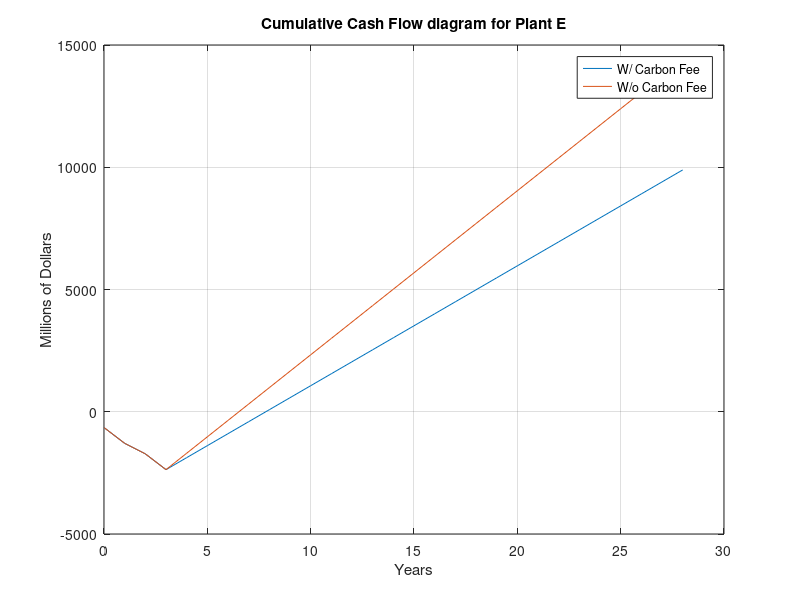
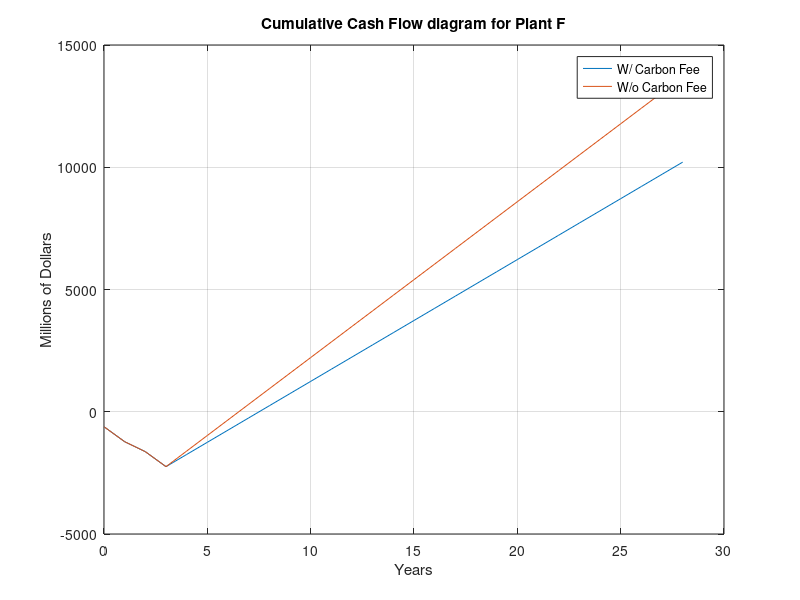
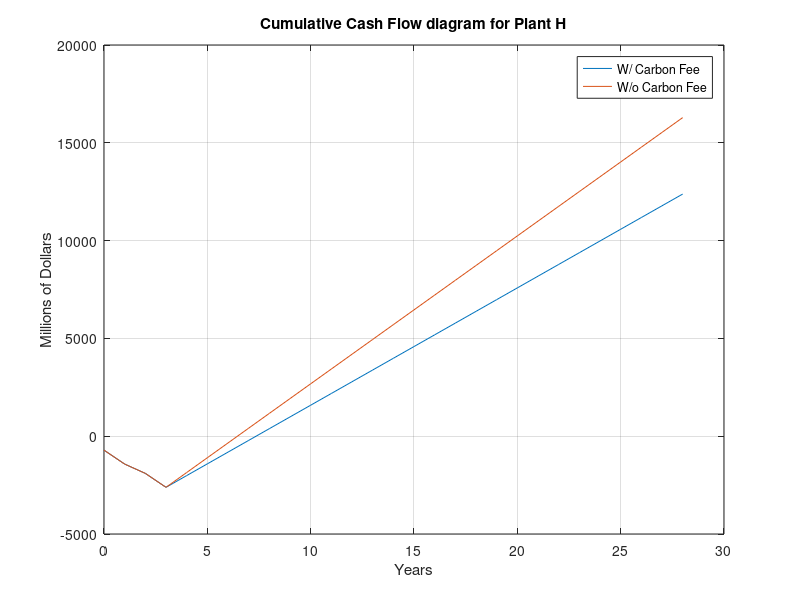
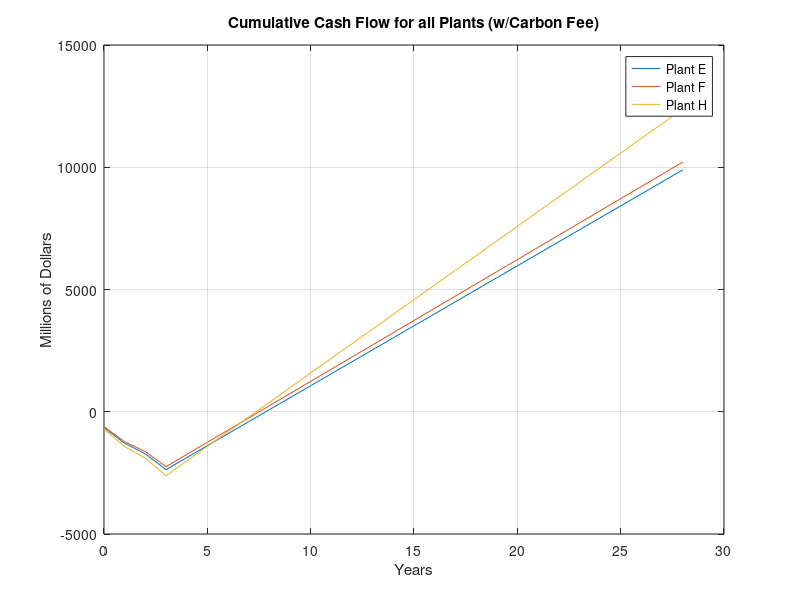

MATLAB code to generate these figures, in order:
% E Plant
clear

c = 1722; % [MW] E plant capacity
c_f = .53; % Capacity factor
PPA = .14; % [$/KWH] Power Purchase Agreement
eta = .53; % Thermal efficiency
fcc = 8.71; % [$/Million BTU] fuel cost
c02e = 117; % [lbs c02/Million BTU] c02 emmisions
cf = 60; % [$/ton c02] carbon fee
cc = 2152.5; % [M$] construction cost

e_py = c * c_f * 365 * 24 * PPA * 1000; % [$] earned per year
qinc = c * c_f * 81891387.76 * 365 /eta; % BTUs produced in 1 year

cof = (qinc/1000000) * fcc; % [$] cost of fuel per year
c02 = (qinc/1000000) * c02e; % [lbs] of c02 per year
cfc = (cf/2000) * c02; % [$] carbon fee per year

net_e = (e_py - cof)/1000000; % [M$] Net earned per year (no carbon fee)
net_e_cf = net_e - (cfc/1000000); % [M$] Net earned per year (with carbon fee)



% Without Carbon Fee
CF_Carbon = [-.3*cc;-.3*cc;-.2*cc;-.3*cc;net_e.*ones(25,1)];
i = [0:28]';
PV_C = CF_Carbon./(1+.1).^i; % Present Value Assuming 10% interest rate
NPV_Carbon = sum(PV_C); %[M$] Net Present Value (w/C02 tax)
NPV_Plant_E = NPV_Carbon;

Cum_cash(1)=CF_Carbon(1); %Cumulative Cash w/ carbon fee
	for k=2:29;
    	Cum_cash(k)=Cum_cash(k-1)+CF_Carbon(k);
    end

x_ptsEN = 0:28;  %x values
y_ptsEN = Cum_cash; %y values
fc = @(x)interp1(x_ptsEN,y_ptsEN,x,'linear');
%find where the interpolation yields zero.
[year,prof] = fzero(fc,5); % 5 is a guess
PayBackPeriod_Plant_E = year;

Av_prof = sum(CF_Carbon)/28; % Average Profit
Inv = (cc); % Investment

ROI=Av_prof/Inv; % Return on Investment
ROI_Plant_E = ROI*100;

[xval,fval] = fzero(@(x)(CF_Carbon'*(1+x).^-(0:length(CF_Carbon')-1).'), 3);

IRR = xval;
IRR_Plant_E = IRR*100; % Percent



% With Carbon Fee
CF_Carbon = [-.3*cc;-.3*cc;-.2*cc;-.3*cc;net_e_cf.*ones(25,1)];
i = [0:28]';
PV_C = CF_Carbon./(1+.1).^i; % Present Value Assuming 10% interest rate
NPV_Carbon = sum(PV_C); %[M$] Net Present Value (w/C02 tax)
NPV_Plant_E_Carbon_Fee = NPV_Carbon;

Cum_cash(1)=CF_Carbon(1); %Cumulative Cash w/ carbon fee
	for k=2:29;
    	Cum_cash(k)=Cum_cash(k-1)+CF_Carbon(k);
    end

x_ptsE = 0:28;  %x values
y_ptsE = Cum_cash; %y values
fc = @(x)interp1(x_ptsE,y_ptsE,x,'linear');
figure(1)
plot(x_ptsE,y_ptsE,x_ptsEN,y_ptsEN)
grid on
title('Cumulative Cash Flow diagram for Plant E')
xlabel('Years')
ylabel('Millions of Dollars')
legend('W/ Carbon Fee','W/o Carbon Fee')
%find where the interpolation yields zero.
[year,prof] = fzero(fc,5); % 5 is a guess
PayBackPeriod_Plant_E_Carbon_Fee = year;

Av_prof = sum(CF_Carbon)/28; % Average Profit
Inv = (cc); % Investment

ROI=Av_prof/Inv; % Return on Investment
ROI_Plant_E_Carbon_Fee = ROI*100;

[xval,fval] = fzero(@(x)(CF_Carbon'*(1+x).^-(0:length(CF_Carbon')-1).'), 3);

IRR = xval;
IRR_Plant_E_Carbon_Fee = IRR*100; % Percent
pause



% F Plant



c = 1512; % [MW] F plant capacity
eta = .604; % Thermal efficiency
cc = 2041.2;  % [M$] construction cost

e_py = c * c_f * 365 * 24 * PPA * 1000; % [$] earned per year
qinc = c * c_f * 81891387.76 * 365 /eta; % BTUs produced in 1 year

cof = (qinc/1000000) * fcc; % [$] cost of fuel per year
c02 = (qinc/1000000) * c02e; % [lbs] of c02 per year
cfc = (cf/2000) * c02; % [$] carbon fee per year

net_e = (e_py - cof)/1000000; % [M$] Net earned per year (no carbon fee)
net_e_cf = net_e - (cfc/1000000); % [M$] Net earned per year (with carbon fee)



% Without Carbon Fee
CF_Carbon = [-.3*cc;-.3*cc;-.2*cc;-.3*cc;net_e.*ones(25,1)];
i = [0:28]';
PV_C = CF_Carbon./(1+.1).^i; % Present Value Assuming 10% interest rate
NPV_Carbon = sum(PV_C); %[M$] Net Present Value (w/C02 tax)
NPV_Plant_F = NPV_Carbon;

Cum_cash(1)=CF_Carbon(1); %Cumulative Cash w/ carbon fee
	for k=2:29;
    	Cum_cash(k)=Cum_cash(k-1)+CF_Carbon(k);
    end

x_ptsFN = 0:28;  %x values
y_ptsFN = Cum_cash; %y values
fc = @(x)interp1(x_ptsFN,y_ptsFN,x,'linear');
%find where the interpolation yields zero.
[year,prof] = fzero(fc,5); % 5 is a guess
PayBackPeriod_Plant_F = year;

Av_prof = sum(CF_Carbon)/28; % Average Profit
Inv = (cc); % Investment

ROI=Av_prof/Inv; % Return on Investment
ROI_Plant_F = ROI*100;

[xval,fval] = fzero(@(x)(CF_Carbon'*(1+x).^-(0:length(CF_Carbon')-1).'), 3);

IRR = xval;
IRR_Plant_F = IRR*100; % Percent



% With Carbon Fee
CF_Carbon = [-.3*cc;-.3*cc;-.2*cc;-.3*cc;net_e_cf.*ones(25,1)];
i = [0:28]';
PV_C = CF_Carbon./(1+.1).^i; % Present Value Assuming 10% interest rate
NPV_Carbon = sum(PV_C); %[M$] Net Present Value (w/C02 tax)
NPV_Plant_F_Carbon_Fee = NPV_Carbon;

Cum_cash(1)=CF_Carbon(1); %Cumulative Cash w/ carbon fee
	for k=2:29;
    	Cum_cash(k)=Cum_cash(k-1)+CF_Carbon(k);
    end

x_ptsF = 0:28;  %x values
y_ptsF = Cum_cash; %y values
fc = @(x)interp1(x_ptsF,y_ptsF,x,'linear');
figure(2)
plot(x_ptsF,y_ptsF,x_ptsFN,y_ptsFN)
grid on
title('Cumulative Cash Flow diagram for Plant F')
xlabel('Years')
ylabel('Millions of Dollars')
legend('W/ Carbon Fee','W/o Carbon Fee')
%find where the interpolation yields zero.
[year,prof] = fzero(fc,5); % 5 is a guess
PayBackPeriod_Plant_F_Carbon_Fee = year;

Av_prof = sum(CF_Carbon)/28; % Average Profit
Inv = (cc); % Investment

ROI=Av_prof/Inv; % Return on Investment
ROI_Plant_F_Carbon_Fee = ROI*100;

[xval,fval] = fzero(@(x)(CF_Carbon'*(1+x).^-(0:length(CF_Carbon')-1).'), 3);

IRR = xval;
IRR_Plant_F_Carbon_Fee = IRR*100; % Percent
pause



% H Plant



c = 1760; % [MW] H plant capacity
eta = .626; % Thermal efficiency
cc = 2376;  % [M$] construction cost

e_py = c * c_f * 365 * 24 * PPA * 1000; % [$] earned per year

qinc = c * c_f * 81891387.76 * 365 /eta; % BTUs produced in 1 year

cof = (qinc/1000000) * fcc; % [$] cost of fuel per year
c02 = (qinc/1000000) * c02e; % [lbs] of c02 per year
cfc = (cf/2000) * c02; % [$] carbon fee per year

net_e = (e_py - cof)/1000000; % [M$] Net earned per year (no carbon fee)
net_e_cf = net_e - (cfc/1000000); % [M$] Net earned per year (with carbon fee)


% Without Carbon Fee
CF_Carbon = [-.3*cc;-.3*cc;-.2*cc;-.3*cc;net_e.*ones(25,1)];
i = [0:28]';
PV_C = CF_Carbon./(1+.1).^i; % Present Value Assuming 10% interest rate
NPV_Carbon = sum(PV_C); %[M$] Net Present Value (w/C02 tax)
NPV_Plant_H = NPV_Carbon;

Cum_cash(1)=CF_Carbon(1); %Cumulative Cash w/ carbon fee
	for k=2:29;
    	Cum_cash(k)=Cum_cash(k-1)+CF_Carbon(k);
    end

x_ptsHN = 0:28;  %x values
y_ptsHN = Cum_cash; %y values
fc = @(x)interp1(x_ptsHN,y_ptsHN,x,'linear');
%find where the interpolation yields zero.
[year,prof] = fzero(fc,5); % 5 is a guess
PayBackPeriod_Plant_H = year;

Av_prof = sum(CF_Carbon)/28; % Average Profit
Inv = (cc); % Investment

ROI=Av_prof/Inv; % Return on Investment
ROI_Plant_H = ROI*100;

[xval,fval] = fzero(@(x)(CF_Carbon'*(1+x).^-(0:length(CF_Carbon')-1).'), 3);

IRR = xval;
IRR_Plant_H = IRR*100; % Percent



% With Carbon Fee
CF_Carbon = [-.3*cc;-.3*cc;-.2*cc;-.3*cc;net_e_cf.*ones(25,1)];
i = [0:28]';
PV_C = CF_Carbon./(1+.1).^i; % Present Value Assuming 10% interest rate
NPV_Carbon = sum(PV_C); %[M$] Net Present Value (w/C02 tax)
NPV_Plant_H_Carbon_Fee = NPV_Carbon;

Cum_cash(1)=CF_Carbon(1); %Cumulative Cash w/ carbon fee
	for k=2:29;
    	Cum_cash(k)=Cum_cash(k-1)+CF_Carbon(k);
    end

x_ptsH = 0:28;  %x values
y_ptsH = Cum_cash; %y values
fc = @(x)interp1(x_ptsH,y_ptsH,x,'linear');
figure(3)
plot(x_ptsH,y_ptsH,x_ptsHN,y_ptsHN)
grid on
title('Cumulative Cash Flow diagram for Plant H')
xlabel('Years')
ylabel('Millions of Dollars')
legend('W/ Carbon Fee','W/o Carbon Fee')
%find where the interpolation yields zero.
[year,prof] = fzero(fc,5); % 5 is a guess
PayBackPeriod_Plant_H_Carbon_Fee = year;

Av_prof = sum(CF_Carbon)/28; % Average Profit
Inv = (cc); % Investment

ROI=Av_prof/Inv; % Return on Investment
ROI_Plant_H_Carbon_Fee = ROI*100;

[xval,fval] = fzero(@(x)(CF_Carbon'*(1+x).^-(0:length(CF_Carbon')-1).'), 3);

IRR = xval;
IRR_Plant_H_Carbon_Fee = IRR*100; % Percent
pause


% Outputs
E1 = 'E w/o Carbon fee';
E2 = 'E w/ Carbon fee';
E3 = [NPV_Plant_E/1000, PayBackPeriod_Plant_E,...
 ROI_Plant_E, IRR_Plant_E];
E4 = [NPV_Plant_E_Carbon_Fee/1000,PayBackPeriod_Plant_E_Carbon_Fee,...
 ROI_Plant_E_Carbon_Fee, IRR_Plant_E_Carbon_Fee];

F1 = 'F w/o Carbon fee';
F2 = 'F w/ Carbon fee';
F3 = [NPV_Plant_F/1000, PayBackPeriod_Plant_F,...
 ROI_Plant_F, IRR_Plant_F];
F4 = [NPV_Plant_F_Carbon_Fee/1000,PayBackPeriod_Plant_F_Carbon_Fee,...
 ROI_Plant_F_Carbon_Fee, IRR_Plant_F_Carbon_Fee];

H1 = 'H w/o Carbon fee';
H2 = 'H w/ Carbon fee';
H3 = [NPV_Plant_H/1000 PayBackPeriod_Plant_H,...
 ROI_Plant_H, IRR_Plant_H];
H4 = [NPV_Plant_H_Carbon_Fee/1000,PayBackPeriod_Plant_H_Carbon_Fee,...
 ROI_Plant_H_Carbon_Fee, IRR_Plant_H_Carbon_Fee];

formatSpec = 'For Plant %s, the NPV was $%4.4f Billion, the payback period was %4.2f years, the ROI was %2.2f%%, and the IRR was %2.2f%%.\n';

fprintf(formatSpec,E1,E3,E2,E4,F1,F3,F2,F4,H1,H3,H2,H4)
figure(4)
plot(x_ptsE,y_ptsE,x_ptsF,y_ptsF,x_ptsH,y_ptsH)
grid on
title('Cumulative Cash Flow for all Plants (w/Carbon Fee)')
xlabel('Years')
ylabel('Millions of Dollars')
legend('Plant E', 'Plant F', 'Plant H')

figure(5)
plot(x_ptsEN,y_ptsEN,x_ptsFN,y_ptsFN,x_ptsHN,y_ptsHN)
grid on
title('Cumulative Cash Flow for all Plants (w/o Carbon Fee)')
xlabel('Years')
ylabel('Millions of Dollars')
legend('Plant E', 'Plant F', 'Plant H')